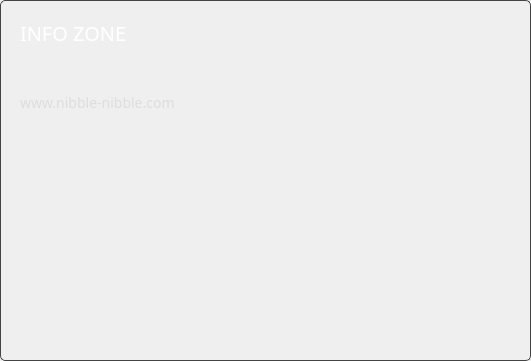
      <widget class="QGroupBox" name="ov_marketBox">
       <property name="geometry">
        <rect>
         <x>510</x>
         <y>20</y>
         <width>531</width>
         <height>361</height>
        </rect>
       </property>
       <property name="styleSheet">
        <string notr="true">border-radius: 5px; border: 1px solid #444;</string>
       </property>
       <property name="title">
        <string/>
       </property>
       <widget class="QLabel" name="m_chart">
        <property name="geometry">
         <rect>
          <x>20</x>
          <y>140</y>
          <width>481</width>
          <height>191</height>
         </rect>
        </property>
        <property name="minimumSize">
         <size>
          <width>481</width>
          <height>191</height>
         </size>
        </property>
        <property name="styleSheet">
         <string notr="true">border: none;</string>
        </property>
        <property name="text">
         <string/>
        </property>
       </widget>
       <widget class="QLabel" name="m_volume">
        <property name="geometry">
         <rect>
          <x>380</x>
          <y>90</y>
          <width>111</width>
          <height>25</height>
         </rect>
        </property>
        <property name="font">
         <font>
          <family>Poppins</family>
          <pointsize>-1</pointsize>
         </font>
        </property>
        <property name="styleSheet">
         <string notr="true">color: #ddd;
background: transparent;
font-family: Poppins;
font-size: 14px;
border: none;</string>
        </property>
        <property name="text">
         <string notr="true"></string>
        </property>
        <property name="alignment">
         <set>Qt::AlignRight|Qt::AlignTrailing|Qt::AlignVCenter</set>
        </property>
       </widget>
       <widget class="QLabel" name="m_marketCap">
        <property name="geometry">
         <rect>
          <x>410</x>
          <y>60</y>
          <width>81</width>
          <height>25</height>
         </rect>
        </property>
        <property name="font">
         <font>
          <family>Poppins</family>
          <pointsize>-1</pointsize>
         </font>
        </property>
        <property name="styleSheet">
         <string notr="true">color: #ddd;
background: transparent;
font-family: Poppins;
font-size: 14px;
border: none;</string>
        </property>
        <property name="text">
         <string notr="true"></string>
        </property>
        <property name="alignment">
         <set>Qt::AlignRight|Qt::AlignTrailing|Qt::AlignVCenter</set>
        </property>
       </widget>
       <widget class="QLabel" name="m_nbxcusd">
        <property name="geometry">
         <rect>
          <x>170</x>
          <y>60</y>
          <width>81</width>
          <height>25</height>
         </rect>
        </property>
        <property name="font">
         <font>
          <family>Poppins</family>
          <pointsize>-1</pointsize>
         </font>
        </property>
        <property name="styleSheet">
         <string notr="true">color: #ddd;
background: transparent;
font-family: Poppins;
font-size: 14px;
border: none;</string>
        </property>
        <property name="text">
         <string notr="true"></string>
        </property>
        <property name="alignment">
         <set>Qt::AlignRight|Qt::AlignTrailing|Qt::AlignVCenter</set>
        </property>
       </widget>
       <widget class="QLabel" name="label_12">
        <property name="geometry">
         <rect>
          <x>20</x>
          <y>60</y>
          <width>91</width>
          <height>25</height>
         </rect>
        </property>
        <property name="font">
         <font>
          <family>Poppins</family>
          <pointsize>-1</pointsize>
         </font>
        </property>
        <property name="styleSheet">
         <string notr="true">color: #ddd;
background: transparent;
font-family: Poppins;
font-size: 14px;
border: none;</string>
        </property>
        <property name="text">
         <string></string>
        </property>
       </widget>
       <widget class="QLabel" name="m_btcusd">
        <property name="geometry">
         <rect>
          <x>180</x>
          <y>90</y>
          <width>71</width>
          <height>25</height>
         </rect>
        </property>
        <property name="font">
         <font>
          <family>Poppins</family>
          <pointsize>-1</pointsize>
         </font>
        </property>
        <property name="styleSheet">
         <string notr="true">color: #ddd;
background: transparent;
font-family: Poppins;
font-size: 14px;
border: none;</string>
        </property>
        <property name="text">
         <string notr="true"></string>
        </property>
        <property name="alignment">
         <set>Qt::AlignRight|Qt::AlignTrailing|Qt::AlignVCenter</set>
        </property>
       </widget>
       <widget class="QLabel" name="label_7">
        <property name="geometry">
         <rect>
          <x>270</x>
          <y>90</y>
          <width>61</width>
          <height>25</height>
         </rect>
        </property>
        <property name="font">
         <font>
          <family>Poppins</family>
          <pointsize>-1</pointsize>
         </font>
        </property>
        <property name="styleSheet">
         <string notr="true">color: #ddd;
background: transparent;
font-family: Poppins;
font-size: 14px;
border: none;</string>
        </property>
        <property name="text">
         <string></string>
        </property>
       </widget>
       <widget class="QLabel" name="label_9">
        <property name="geometry">
         <rect>
          <x>270</x>
          <y>60</y>
          <width>101</width>
          <height>25</height>
         </rect>
        </property>
        <property name="font">
         <font>
          <family>Poppins</family>
          <pointsize>-1</pointsize>
         </font>
        </property>
        <property name="styleSheet">
         <string notr="true">color: #ddd;
background: transparent;
font-family: Poppins;
font-size: 14px;
border: none;</string>
        </property>
        <property name="text">
         <string></string>
        </property>
       </widget>
       <widget class="QLabel" name="label_11">
        <property name="geometry">
         <rect>
          <x>20</x>
          <y>90</y>
          <width>191</width>
          <height>25</height>
         </rect>
        </property>
        <property name="font">
         <font>
          <family>Poppins</family>
          <pointsize>-1</pointsize>
         </font>
        </property>
        <property name="styleSheet">
         <string notr="true">color: #ddd;
background: transparent;
font-family: Poppins;
font-size: 14px;
border: none;</string>
        </property>
        <property name="text">
         <string>www.nibble-nibble.com</string>
        </property>
       </widget>
       <widget class="QPushButton" name="chartButton">
        <property name="geometry">
         <rect>
          <x>660</x>
          <y>270</y>
          <width>21</width>
          <height>23</height>
         </rect>
        </property>
        <property name="text">
         <string/>
        </property>
        <property name="icon">
         <iconset resource="../../resources.qrc">
          <normaloff>:/icons/tx-mined</normaloff>:/icons/tx-mined</iconset>
        </property>
       </widget>
       <widget class="QLabel" name="m_chart_2">
        <property name="geometry">
         <rect>
          <x>20</x>
          <y>140</y>
          <width>481</width>
          <height>191</height>
         </rect>
        </property>
        <property name="styleSheet">
         <string notr="true">border: none;</string>
        </property>
        <property name="text">
         <string/>
        </property>
       </widget>
       <widget class="QLabel" name="label_13">
        <property name="geometry">
         <rect>
          <x>20</x>
          <y>20</y>
          <width>241</width>
          <height>25</height>
         </rect>
        </property>
        <property name="font">
         <font>
          <family>Poppins</family>
          <pointsize>-1</pointsize>
         </font>
        </property>
        <property name="styleSheet">
         <string notr="true">color: #fff;
background: transparent;
font-size: 20px;
font-family: Poppins;
border: none;
text-align: left;
</string>
        </property>
        <property name="text">
         <string>INFO ZONE</string>
        </property>
       </widget>
       <zorder>m_volume</zorder>
       <zorder>m_marketCap</zorder>
       <zorder>m_nbxcusd</zorder>
       <zorder>label_12</zorder>
       <zorder>m_btcusd</zorder>
       <zorder>label_7</zorder>
       <zorder>label_9</zorder>
       <zorder>label_11</zorder>
       <zorder>chartButton</zorder>
       <zorder>m_chart_2</zorder>
       <zorder>label_13</zorder>
       <zorder>m_chart</zorder>

      </widget>
